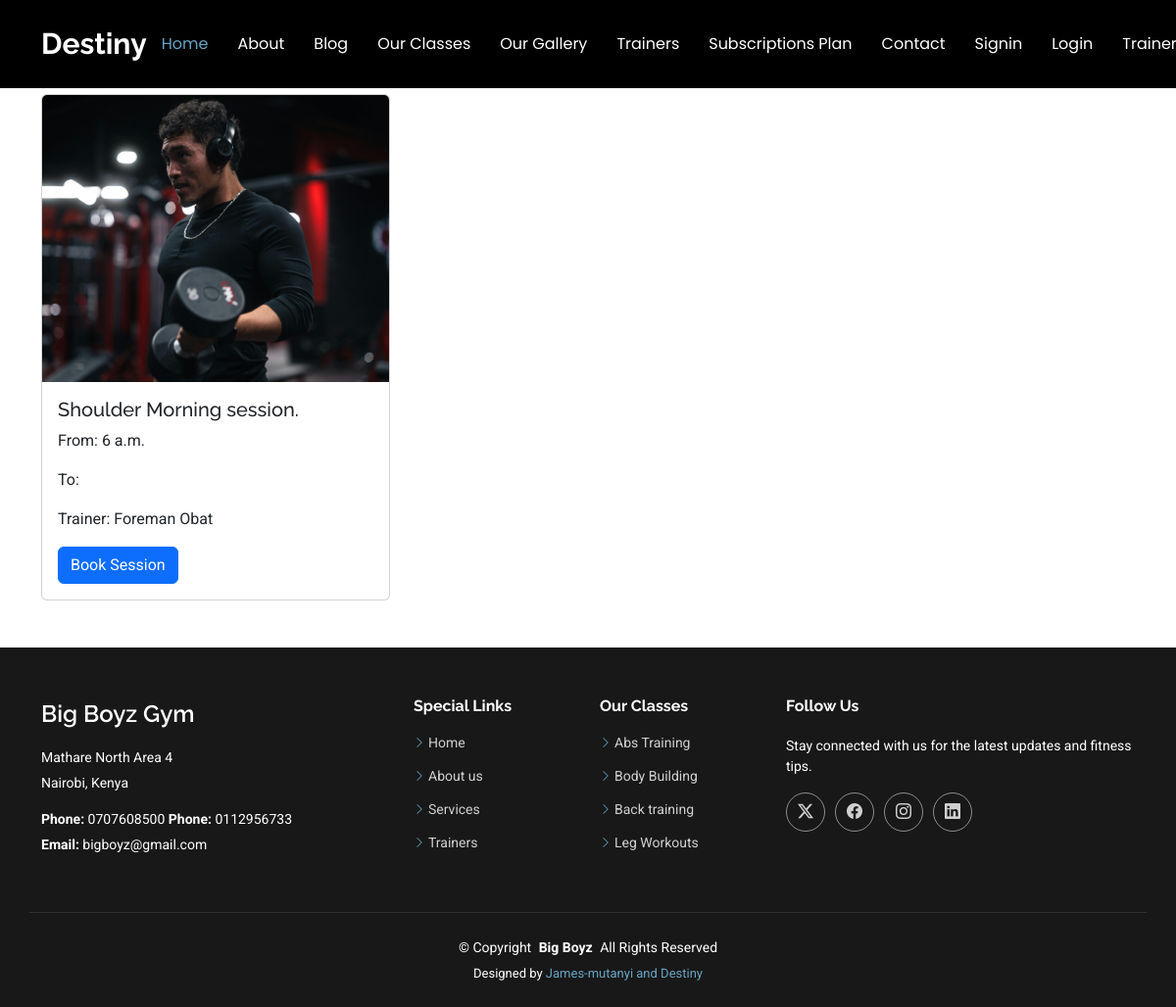
Screenshot of /session/3 with the database file from the repository.
### appone/models.py (models this page shows, shortened)
class Session(models.Model):
    name=models.CharField(max_length=200)
    workout=models.ForeignKey(Workout, on_delete=models.CASCADE)
    starttime=models.TimeField()
    endtime=models.TimeField()
    trainer=models.ForeignKey(Trainer, on_delete=models.CASCADE, related_name='classes')
    img= models.ImageField(upload_to="session/")
    capacity = models.IntegerField(default=30)

class Trainer(models.Model):
    user=models.OneToOneField(User, on_delete=models.CASCADE, null=True, related_name='trainer_profile')
    full_name=models.CharField(max_length=205)
    username=models.CharField(max_length=205, null =True)
    psw =models.CharField(max_length=205, default="trainer")
    mobile=models.CharField(max_length=205)
    details=models.TextField()
    image= models.ImageField(upload_to="trainers/")
    is_active= models.BooleanField(default=False)
    datejoined=models.DateTimeField(auto_now_add=True, null=True)
    def __str__(self):
        return self.full_name

### appone/views.py (the view)
# urls.py: path('session/<int:id>',views.session, name="session"),
def session(request, id):
    workout=Workout.objects.get(id=id)
    session=Session.objects.filter(workout=workout)
    context ={"session":session}
    return render(request, "session.html", context)

### templates/session.html (shortened to what this page needs)
{% extends "base.html" %}
{% block content %}
  <div class="container mt-2">
    <center><h1>{{workout.title}} Classes</h1></center>
    <div class="row">
      {% for s in session %}
      <div class="col-md-4 mt-2">
        <div class="card">
          <img src="{{s.img.url}}" class="card-img-top" alt="...">
          <div class="card-body">
            <h5 class="card-title">{{s.name}}.</h5>
            <p class="card-text">From: {{s.starttime}}</p>
            <p class="card-text">To:{{s.stoptime}}</p>
            <p class="card-text">Trainer: {{s.trainer}}</p>
            <a href="{% url 'book_session' s.id%}"" class="btn btn-primary">Book Session</a>
          </div>
        </div>
      </div>
      {% endfor %}
    </div>
    <br><br>
{% endblock %}

### static/assets/css/main.css (style rules this page uses)
:root { --default-font: "Roboto", system-ui, -apple-system, "Segoe UI", Roboto, "Helvetica Neue", Arial, "Noto Sans", "Liberation Sans", sans-serif, "Apple Color Emoji", "Segoe UI Emoji", "Segoe UI Symbol", "Noto Color Emoji"; --heading-font: "Raleway", sans-serif; --nav-font: "Poppins", sans-serif; }
:root { --background-color: #ffffff; --default-color: #555555; --heading-color: #1e4356; --accent-color: #68a4c4; --surface-color: #ffffff; --contrast-color: #ffffff; }
:root { --nav-color: #ffffff; --nav-hover-color: #68a4c4; --nav-mobile-background-color: #817878; --nav-dropdown-background-color: #ffffff; --nav-dropdown-color: #312d2d; --nav-dropdown-hover-color: #68a4c4; }
:root { scroll-behavior: smooth; }
body { color: var(--default-color); background-color: var(--background-color); font-family: var(--default-font); }
a { color: var(--accent-color); text-decoration: none; transition: 0.3s; }
h1, h2, h3, h4, h5, h6 { color: var(--heading-color); font-family: var(--heading-font); }

### rows the page displays
Session: img (picture), name "Shoulder Morning session", starttime "6 a.m.", trainer "Foreman Obat"
